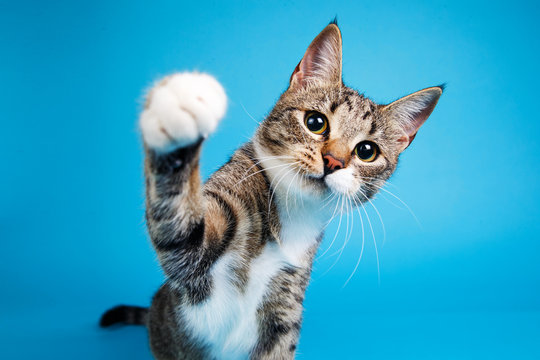
#> input picture cat.jpg, 540 x 360 px
$ jupyter execute imageconcatenation.ipynb
#> lines starting #> are read from the running program, lines starting #| are printed output that depends on the picture
[cell 1]
import cv2

[cell 2]
cat=cv2.imread('cat.jpg')
#> cat is the input picture: shape (360, 540, 3); mean B, G, R 191.9, 160, 55.5
dog=cv2.imread('dog.jpg')
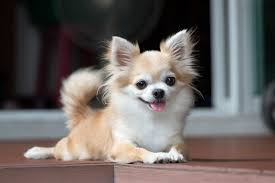
#> input picture dog.jpg, 275 x 183 px
#> dog is the input picture: shape (183, 275, 3); mean B, G, R 98.6, 101.2, 107.7

[cell 3]
def imgcv2(i):
    cv2.imshow("image",i)
    cv2.waitKey(0)
    cv2.destroyAllWindows()

import matplotlib.pyplot as plt
def pltimg(i):
    img = cv2.cvtColor(i, cv2.COLOR_BGR2RGB)# BGR (Blue-Green-Red) to RGB (Red-Green-Blue) format
    plt.imshow(img)
    plt.axis('off')
    plt.show()

[cell 4]
imgcv2(cat)

[cell 5]
imgcv2(dog)

[cell 6]
pltimg(cat)
pltimg(dog)

[cell 7]
cat.shape
#> Out = (360, 540, 3)

[cell 8]
dog.shape
#> Out = (183, 275, 3)

[cell 9]
cat_resized=cv2.resize(cat,(275,183))
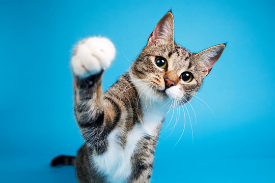
#> cat_resized: shape (183, 275, 3); mean B, G, R 191.8, 159.9, 55.5
pltimg(cat_resized)

[cell 10]
vcat=cv2.vconcat([cat_resized,dog])
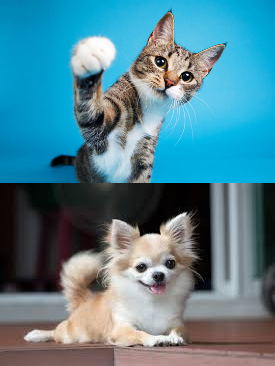
#> vcat: shape (366, 275, 3); mean B, G, R 145.2, 130.6, 81.6
hcat=cv2.hconcat([cat_resized,dog])
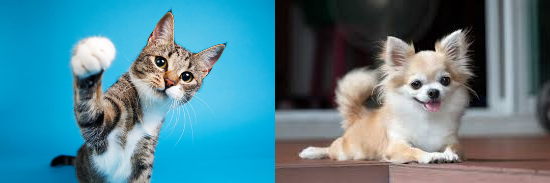
#> hcat: shape (183, 550, 3); mean B, G, R 145.2, 130.6, 81.6

[cell 11]
cat_resized.shape
#> Out = (183, 275, 3)

[cell 12]
imgcv2(vcat)
imgcv2(hcat)

[cell 13]
print("vertical")
pltimg(vcat)
print("Horizontal")
pltimg(hcat)

[cell 14]
h,w=cat.shape[:2]
#> h = 360; w = 540

[cell 15]
threeimg=cv2.vconcat([cat_resized,dog,cat_resized])
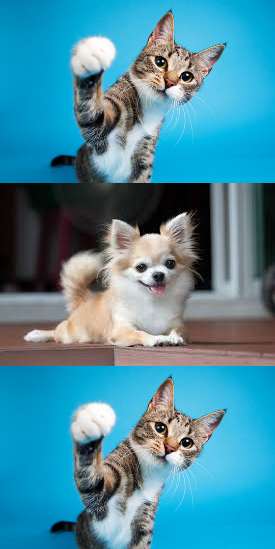
#> threeimg: shape (549, 275, 3); mean B, G, R 160.7, 140.3, 72.9
pltimg(threeimg)
